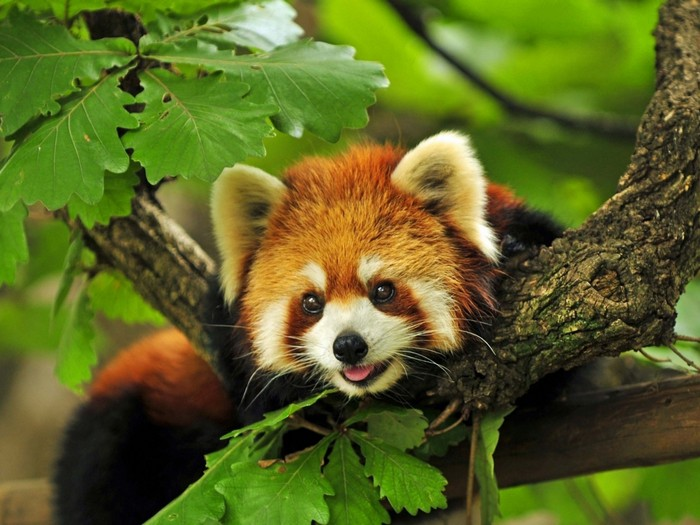
#> input picture homework-practice-02_part_1_2/panda.jpg, 700 x 525 px
$ jupyter execute homework-practice-02_part_1-svd_open.ipynb
#> lines starting #> are read from the running program, lines starting #| are printed output that depends on the picture
[cell 1]
from skimage.color import rgb2gray
from PIL import Image
import numpy as np
import matplotlib.pyplot as plt

# 1. ЗАГРУЗКА И ПОДГОТОВКА ИЗОБРАЖЕНИЯ
img = Image.open('panda.jpg')  # ОБРАТИ ВНИМАНИЕ: название файла в КАВЫЧКАХ!
#> img is the input picture: PIL image 700x525 RGB; mean R, G, B 91, 99.9, 35
gray_img = rgb2gray(img)       # Превращаем цветное фото в чёрно-белое
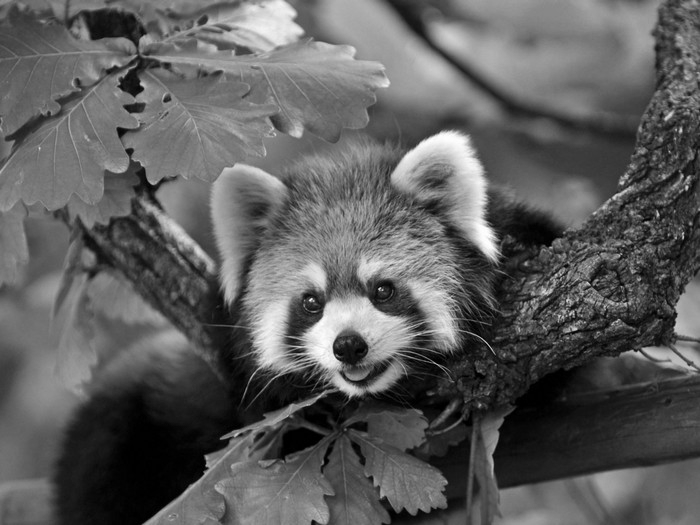
#> gray_img: shape (525, 700) float64; min 0, max 0.999, mean 0.366
print(f"Размер изображения: {gray_img.shape}")  # Показываем размеры (высота, ширина)
#| Размер изображения: (525, 700)

# 2. ВОЛШЕБНОЕ СЖАТИЕ (SVD - Singular Value Decomposition)
# Разбиваем изображение на 3 специальные матрицы
U, S, V_T = np.linalg.svd(gray_img, full_matrices=False)
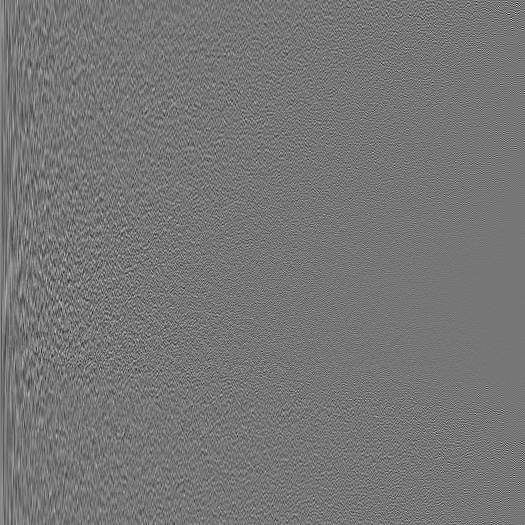
#> U: shape (525, 525) float64; min -0.291, max 0.335, mean 7.25e-05; drawn with min black and max white
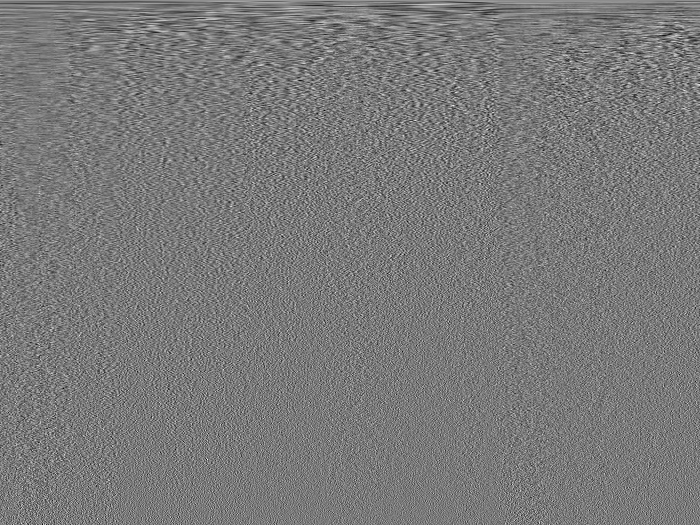
#> V_T: shape (525, 700) float64; min -0.191, max 0.208, mean 6.62e-05; drawn with min black and max white
#> S = 525 values, max 233.4 at index 0, min 0.0111 at index 524, mean 2.06
S = np.diag(S)  # Превращаем S в диагональную матрицу

# 3. СЧИТАЕМ РАЗМЕРЫ ДАННЫХ
original_size = gray_img.nbytes  # Размер исходного изображения
#> original_size = 2940000
print(f"Исходный размер: {original_size} байт")
#| Исходный размер: 2940000 байт

# 4. СОЗДАЁМ ГРАФИК ДЛЯ СРАВНЕНИЯ
fig, axes = plt.subplots(5, 2, figsize=(10, 15))

# 5. ПРОБУЕМ РАЗНЫЕ УРОВНИ СЖАТИЯ
compression_levels = [1, 5, 20, 50, 100]  # Сколько компонент оставляем

for i, r in enumerate(compression_levels):
    # 6. СОБИРАЕМ ИЗОБРАЖЕНИЕ ОБРАТНО (как конструктор)
    # Берём только самые важные части из каждой матрицы
    compressed_img = U[:, :r] @ S[:r, :r] @ V_T[:r, :]

    # 7. СЧИТАЕМ НОВЫЙ РАЗМЕР
    new_size = U[:, :r].nbytes + S[:r].nbytes + V_T[:r, :].nbytes
    compression_ratio = original_size / new_size  # Во сколько раз сжали
    print(f"k = {r}: {new_size} байт (сжатие в {compression_ratio:.1f} раз)")

    # 8. ПОКАЗЫВАЕМ РЕЗУЛЬТАТЫ
    # Слева - сжатое изображение
    axes[i, 0].imshow(compressed_img, cmap='gray')
    axes[i, 0].set_title(f"Сжатое (k={r})\nРазмер: {new_size} байт")
    axes[i, 0].axis('off')

    # Справа - оригинал (только для сравнения)
    axes[i, 1].imshow(gray_img, cmap='gray')
    axes[i, 1].set_title("Оригинал")
    axes[i, 1].axis('off')
#> this loop made 5 passes
#> (new_size, compression_ratio) on passes 1 to 5: (14000, 210), (70000, 42), (280000, 10.5), (700000, 4.2), (1400000, 2.1)
#| k = 1: 14000 байт (сжатие в 210.0 раз)
#| k = 5: 70000 байт (сжатие в 42.0 раз)
#| k = 20: 280000 байт (сжатие в 10.5 раз)
#| k = 50: 700000 байт (сжатие в 4.2 раз)
#| k = 100: 1400000 байт (сжатие в 2.1 раз)
#> pass 1, `compressed_img = U[:, :r] @ S[:r, :r] @ V_T[:r, :]`:
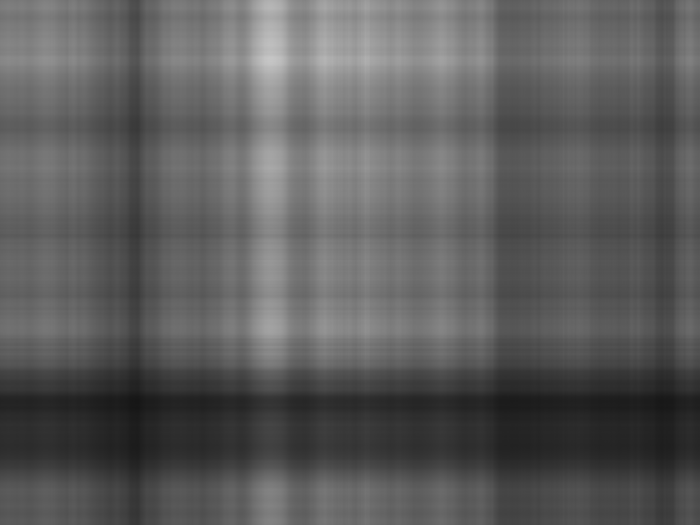
#> compressed_img: shape (525, 700) float64; min 0.0875, max 0.778, mean 0.366
#> pass 2, `compressed_img = U[:, :r] @ S[:r, :r] @ V_T[:r, :]`:
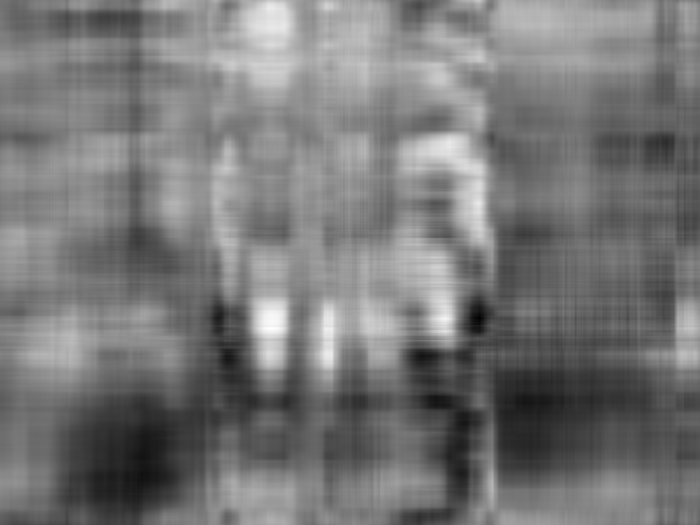
#> compressed_img: shape (525, 700) float64; min -0.146, max 0.947, mean 0.366; drawn with min black and max white
#> pass 3, `compressed_img = U[:, :r] @ S[:r, :r] @ V_T[:r, :]`:
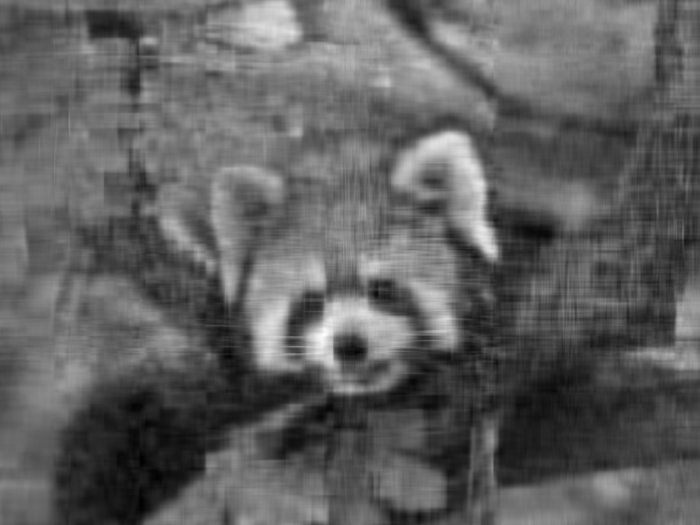
#> compressed_img: shape (525, 700) float64; min -0.0928, max 1.13, mean 0.366; drawn with min black and max white

plt.tight_layout()
plt.show()
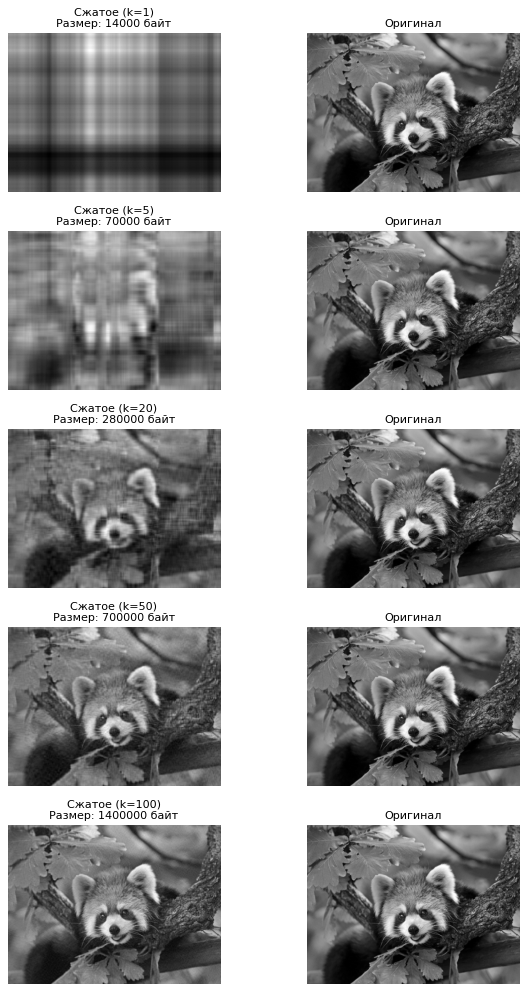
#> figure drawn by matplotlib, 10 panels
